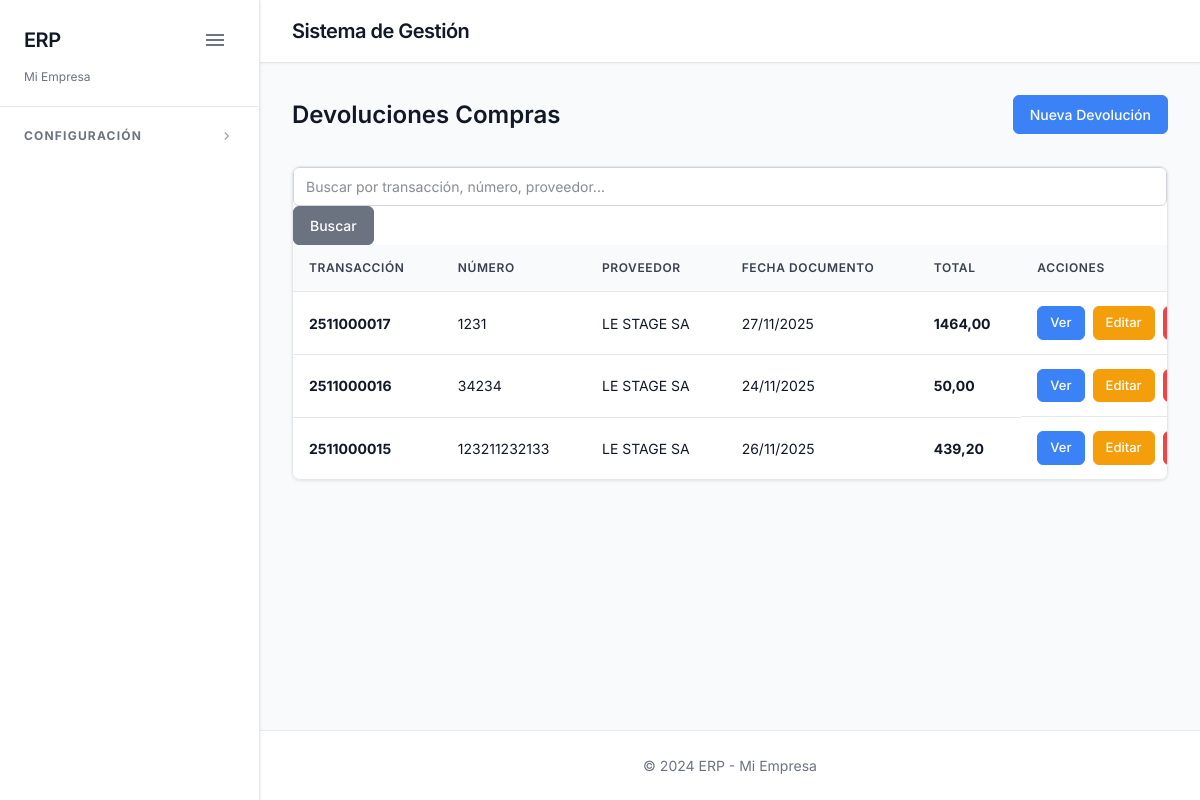
Page /compras_devoluciones/ on the earlier database version.
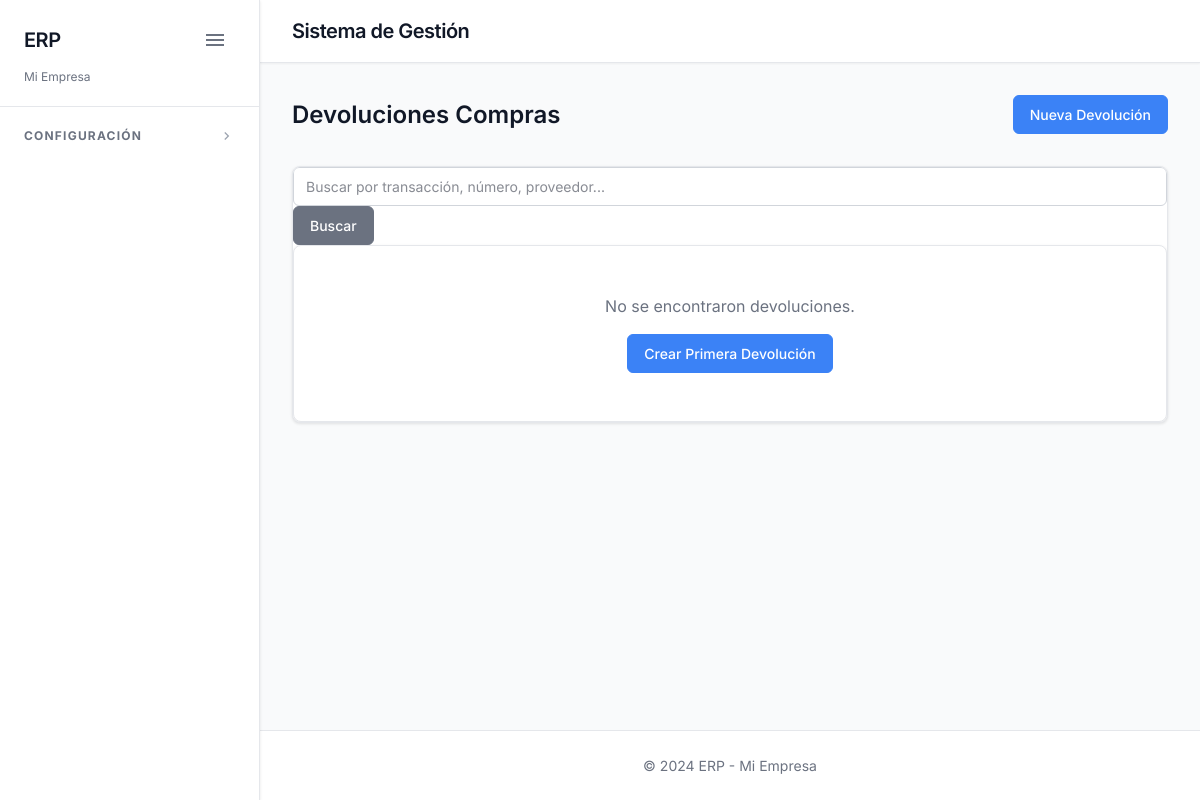
Same page on the later database version.
### compras/compras_devoluciones/models.py (models this page shows, shortened)
class ComprasDevolucionesCabezal(models.Model):
    transaccion = models.CharField(
        max_length=10,
        primary_key=True,
        verbose_name='Transacción',
        help_text='Formato: YYMMXXXXXX (ej: 251100001 para noviembre 2025)',
    )
    id_proveedor = models.ForeignKey(
        Proveedor,
        on_delete=models.PROTECT,
        related_name='devoluciones',
        verbose_name='Proveedor',
        db_column='id_proveedor',
    )
    tipo_documento = models.ForeignKey(
        Documento,
        on_delete=models.PROTECT,
        related_name='devoluciones',
        verbose_name='Tipo de Documento',
        limit_choices_to={'codigo__in': ['ncimpo', 'ncprov' ,'devmovprov']},
    )
    serie_documento = models.CharField(
        max_length=5,
        null=True,
        verbose_name='Serie Documento',
    )
    numero_documento = models.CharField(
        max_length=20,
        verbose_name='Número Documento',
    )
    forma_pago = models.ForeignKey(
        FormaPagoTipo,
        on_delete=models.PROTECT,
        related_name='devoluciones',
        verbose_name='Forma de Pago',
        db_column='forma_pago',
    )
    fecha_documento = models.DateField(
        verbose_name='Fecha Documento',
    )
    fecha_movimiento = models.DateTimeField(
        auto_now_add=True,
        verbose_name='Fecha Movimiento',
    )
    moneda = models.ForeignKey(
        Moneda,
        on_delete=models.PROTECT,
        related_name='devoluciones',
        verbose_name='Moneda',
    )
    precio_iva_inc = models.CharField(
        max_length=2,
        choices=[('SI', 'Sí'), ('NO', 'No')],
        default='NO',
        verbose_name='Precio con IVA Incluido',
        help_text='Indica si los precios están con IVA incluido o no',
    )
    tipo_compra = models.CharField(
        max_length=20,
        choices=[('CONVENCIONAL', 'Convencional'), ('SIMPLIFICADA', 'Simplificada')],
        default='CONVENCIONAL',
        verbose_name='Tipo de Compra',
        help_text='Convencional: con líneas de productos. Simplificada: solo totales manuales',
    )
    disponibilidad = models.ForeignKey(
        Disponibilidad,
        on_delete=models.PROTECT,
        related_name='devoluciones_contado',
        blank=True,
        null=True,
        verbose_name='Disponibilidad',
        help_text='Solo para devoluciones de facturas contado',
    )
    observaciones = models.TextField(
        blank=True,
        null=True,
        verbose_name='Observaciones',
    )
    monotributista = models.CharField(
        max_length=2,
        choices=[('SI', 'Sí'), ('NO', 'No')],
        default='NO',
        verbose_name='Monotributista',
        help_text='Copiado del maestro del proveedor',
    )
    fchhor = models.DateTimeField(
        auto_now_add=True,
        verbose_name='Fecha/Hora',
    )
    usuario = models.IntegerField(
        blank=True,
        null=True,
        verbose_name='Usuario',
    )
    sub_total = models.DecimalField(
        max_digits=15,
        decimal_places=2,
        default=0,
        verbose_name='Sub Total',
        help_text='Suma de sub_total de las líneas',
    )
    iva = models.DecimalField(
        max_digits=15,
        decimal_places=2,
        default=0,
        verbose_name='IVA',
        help_text='Suma de iva de las líneas',
    )
    importe_total = models.DecimalField(
        max_digits=15,
        decimal_places=2,
        default=0,
        verbose_name='Importe Total',
        help_text='Suma de total de las líneas',
    )
    class Meta:
        verbose_name = 'Devolución Compra Cabezal'
        verbose_name_plural = 'Devoluciones Compra Cabezal'
        ordering = ['-fchhor', '-transaccion']
        db_table = 'compras_devoluciones_cabezal'

### configuracion/proveedores/models.py (models this page shows, shortened)
class Proveedor(models.Model):
    empresa = models.IntegerField(default=1, verbose_name='Empresa')
    codigo = models.CharField(
        max_length=20,
        unique=True,
        null=True,
        blank=True,
        verbose_name='Código',
        help_text='Formato: PROV000001'
    )
    razon = models.CharField(max_length=200, null=True, blank=True, verbose_name='Razón Social')
    nombre_comercial = models.CharField(max_length=200, null=True, blank=True, verbose_name='Nombre Comercial')
    rut = models.BigIntegerField(null=True, blank=True, verbose_name='RUT')
    domicilio = models.CharField(max_length=200, blank=True, null=True, verbose_name='Domicilio')
    pais = models.CharField(
        max_length=10,
        choices=PAISES,
        default='UY',
        verbose_name='País'
    )
    departamento = models.CharField(
        max_length=2,
        choices=DEPARTAMENTOS_URUGUAY,
        blank=True,
        null=True,
        verbose_name='Departamento'
    )
    telefono = models.CharField(max_length=50, blank=True, null=True, verbose_name='Teléfono')
    celular = models.CharField(max_length=50, blank=True, null=True, verbose_name='Celular')
    contacto = models.CharField(max_length=200, blank=True, null=True, verbose_name='Contacto')
    email = models.EmailField(blank=True, null=True, verbose_name='Email')
    formadepago = models.CharField(
        max_length=30,
        choices=FORMAS_PAGO,
        default='NO_ASIGNADA',
        verbose_name='Forma de Pago'
    )
    observaciones = models.TextField(blank=True, null=True, verbose_name='Observaciones')
    activo = models.CharField(max_length=2, default='SI', choices=[('SI', 'Sí'), ('NO', 'No')], verbose_name='Activo')
    fchhor = models.DateTimeField(auto_now=True, verbose_name='Fecha/Hora')
    usuario = models.IntegerField(blank=True, null=True, verbose_name='Usuario')
    monotributista = models.CharField(
        max_length=2,
        null=True,
        blank=True,
        choices=[('SI', 'Sí'), ('NO', 'No')],
        verbose_name='Monotributista',
        default='NO'
    )
    class Meta:
        verbose_name = 'Proveedor'
        verbose_name_plural = 'Proveedores'
        ordering = ['razon']
        db_table = 'config_proveedores_maestro'

### compras/compras_devoluciones/views.py (the view, shortened to what this page needs)
# urls.py: path('compras_devoluciones/', views.lista_compras_devoluciones, name='lista_compras_devoluciones'),
def lista_compras_devoluciones(request):
    compras_devoluciones = ComprasDevolucionesCabezal.objects.all().select_related(
        'id_proveedor', 'tipo_documento'
    ).prefetch_related('lineas').order_by('-fchhor')
    busqueda = request.GET.get('busqueda', '')
    paginator = Paginator(compras_devoluciones, 15)
    page_number = request.GET.get('page')
    page_obj = paginator.get_page(page_number)
    context = {
        'devoluciones': page_obj,  # Cambiado a 'devoluciones' para consistencia con el template
        'busqueda': busqueda,
        'empresa_nombre': EMPRESA_NOMBRE,
        'titulo': 'Devoluciones Compras',
    }
    return render(request, 'compras_devoluciones/lista_compras_devoluciones.html', context)

### erp_demo/context_processors.py (called while the page is built)
def empresa_context(request):
    return {
        'empresa_nombre': EMPRESA_NOMBRE,
    }

### compras/compras_devoluciones/templates/compras_devoluciones/lista_compras_devoluciones.html (shortened to what this page needs)
{% extends 'clientes/base.html' %}
{% block content %}
<div class="page-header">
    <h2>{{ titulo }}</h2>
    <a href="{% url 'compras_devoluciones:crear_compra_devolucion' %}" class="btn btn-primary">Nueva Devolución</a>
</div>
<div class="table-container">
    <div class="search-bar">
        <form method="get" class="search-form">
            <input type="text" name="busqueda" value="{{ busqueda }}" placeholder="Buscar por transacción, número, proveedor..." class="form-control">
            <button type="submit" class="btn btn-secondary">Buscar</button>
        </form>
    </div>
    {% if devoluciones %}
        <table class="table">
            <thead>
                <tr>
                    <th>Transacción</th>
                    <th>Número</th>
                    <th>Proveedor</th>
                    <th>Fecha Documento</th>
                    <th>Total</th>
                    <th>Acciones</th>
                </tr>
            </thead>
            <tbody>
                {% for devolucion in devoluciones %}
                <tr>
                    <td><strong>{{ devolucion.transaccion }}</strong></td>
                    <td>{{ devolucion.numero_documento }}</td>
                    <td>{{ devolucion.id_proveedor.razon|default:devolucion.id_proveedor.nombre_comercial }}</td>
                    <td>{{ devolucion.fecha_documento|date:"d/m/Y" }}</td>
                    <td><strong>{{ devolucion.importe_total|floatformat:2 }}</strong></td>
                    <td class="actions">
                        <a href="{% url 'compras_devoluciones:detalle_compra_devolucion' devolucion.transaccion %}" class="btn btn-sm btn-info">Ver</a>
                        <a href="{% url 'compras_devoluciones:editar_compra_devolucion' devolucion.transaccion %}" class="btn btn-sm btn-warning">Editar</a>
                        <a href="{% url 'compras_devoluciones:eliminar_compra_devolucion' devolucion.transaccion %}" class="btn btn-sm btn-danger">Eliminar</a>
                    </td>
                </tr>
                {% endfor %}
            </tbody>
        </table>
    {% else %}
        <div class="empty-state">
            <p>No se encontraron devoluciones.</p>
            <a href="{% url 'compras_devoluciones:crear_compra_devolucion' %}" class="btn btn-primary">Crear Primera Devolución</a>
        </div>
    {% endif %}
</div>
{% endblock %}

### configuracion/clientes/templates/clientes/base.html (shortened to what this page needs)
<!DOCTYPE html>
<html lang="es">
<head>
    {% load static %}
    <link rel="stylesheet" href="{% static 'unfold/css/styles.css' %}">
    <link rel="stylesheet" href="{% static 'unfold/css/simplebar/simplebar.css' %}">
    <link rel="stylesheet" href="{% static 'unfold/fonts/inter/styles.css' %}">
    <link rel="stylesheet" href="{% static 'unfold/fonts/material-symbols/styles.css' %}">
    <link rel="stylesheet" href="{% static 'clientes/css/style.css' %}">
</head>
<body>
    <div class="layout-container">
        <aside class="sidebar" id="sidebar">
            <div class="sidebar-header">
                <div class="sidebar-brand-wrapper">
                    <h2 class="sidebar-brand">
                        <a href="{% url 'home' %}" class="sidebar-brand-link">ERP</a>
                    </h2>
                    <button class="sidebar-toggle" id="sidebarToggle" aria-label="Toggle sidebar">
                        <span class="material-symbols-outlined">menu</span>
                    </button>
                </div>
                <p class="sidebar-subtitle">{{ empresa_nombre|default:"Mi Empresa" }}</p>
            </div>
            <nav class="sidebar-nav" data-simplebar>
                {% if menu_lateral %}
                    {% for seccion in menu_lateral %}
                    <div class="menu-section collapsed">
                        <button class="menu-section-header" type="button" data-section-toggle>
                            <span class="menu-section-title">{{ seccion.nombre }}</span>
                            <span class="menu-section-arrow material-symbols-outlined">chevron_right</span>
                        </button>
                        <ul class="menu-section-list" data-section-content>
                            {% for item in seccion.hijos %}
                            <li class="menu-item {% if item.hijos %}has-submenu{% endif %}">
                                {% if item.hijos %}
                                <button type="button" class="menu-link menu-link-toggle" data-submenu-toggle>
                                    <span class="menu-link-text">{{ item.nombre }}</span>
                                    <span class="menu-arrow material-symbols-outlined">chevron_right</span>
                                </button>
                                <ul class="menu-submenu" data-submenu-content>
                                    {% for hijo in item.hijos %}
                                    <li class="menu-subitem">
                                        {% if hijo.url and hijo.url != '#' %}
                                        <a href="{% url hijo.url %}" class="menu-sublink">{{ hijo.nombre }}</a>
                                        {% else %}
                                        <span class="menu-sublink" style="cursor: default;">{{ hijo.nombre }}</span>
                                        {% endif %}
                                    </li>
                                    {% endfor %}
                                </ul>
                                {% else %}
                                {% if item.url and item.url != '#' %}
                                <a href="{% url item.url %}" class="menu-link">
                                    <span class="menu-link-text">{{ item.nombre }}</span>
                                </a>
                                {% else %}
                                <span class="menu-link" style="cursor: default;">
                                    <span class="menu-link-text">{{ item.nombre }}</span>
                                </span>
                                {% endif %}
                                {% endif %}
                            </li>
                            {% endfor %}
                        </ul>
                    </div>
                    {% endfor %}
                {% else %}
                    <div class="menu-section collapsed">
                        <button class="menu-section-header" type="button" data-section-toggle>
                            <span class="menu-section-title">Configuración</span>
                            <span class="menu-section-arrow material-symbols-outlined">chevron_right</span>
                        </button>
                    </div>
                {% endif %}
            </nav>
        </aside>
        <div class="main-wrapper">
            <header class="top-navbar">
                <div class="top-navbar-content">
                    <h1 class="top-navbar-title">{% block page_title %}Sistema de Gestión{% endblock %}</h1>
                </div>
            </header>
            <main class="main-content">
                {% block content %}
                {% endblock %}
            </main>
            <footer class="footer">
                <div class="container">
                    <p>&copy; 2024 ERP - {{ empresa_nombre|default:"Mi Empresa" }}</p>
                </div>
            </footer>
        </div>
    </div>
</body>
</html>

### staticfiles/unfold/css/simplebar/simplebar.css (style rules this page uses)
[data-simplebar] { position: relative; flex-direction: column; flex-wrap: wrap; justify-content: flex-start; align-content: flex-start; align-items: flex-start; }

Differences in the rows shown:
removed ComprasDevolucionesCabezal: transaccion "2511000017", numero_documento "1231", id_proveedor.razon "LE STAGE SA", fecha_documento "27/11/2025", importe_total "1464,00"
removed ComprasDevolucionesCabezal: transaccion "2511000016", numero_documento "34234", id_proveedor.razon "LE STAGE SA", fecha_documento "24/11/2025", importe_total "50,00"
removed ComprasDevolucionesCabezal: transaccion "2511000015", numero_documento "123211232133", id_proveedor.razon "LE STAGE SA", fecha_documento "26/11/2025", importe_total "439,20"
Other differences:
text no longer shown: "TRANSACCIÓN NÚMERO PROVEEDOR FECHA DOCUMENTO TOTAL ACCIONES"
text now shown: "No se encontraron devoluciones. Crear Primera Devolución"
